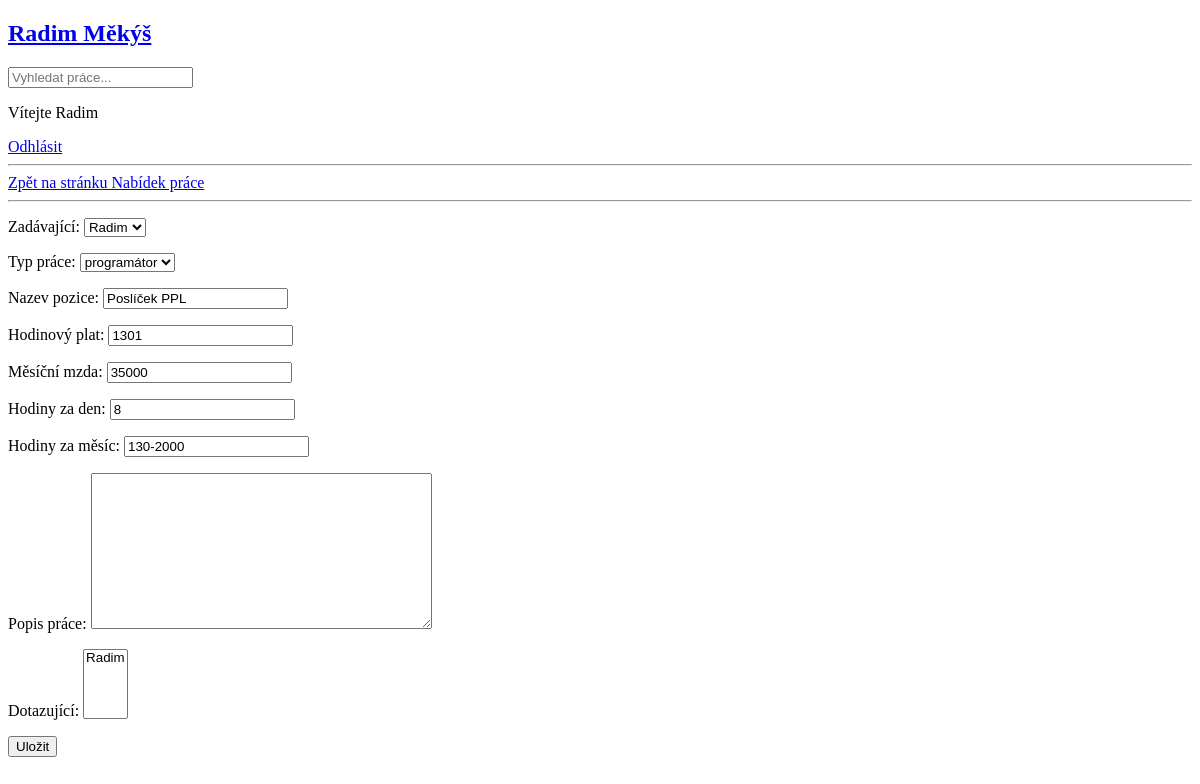
The page /update-room/2/ (signed in) on the database as committed earlier.
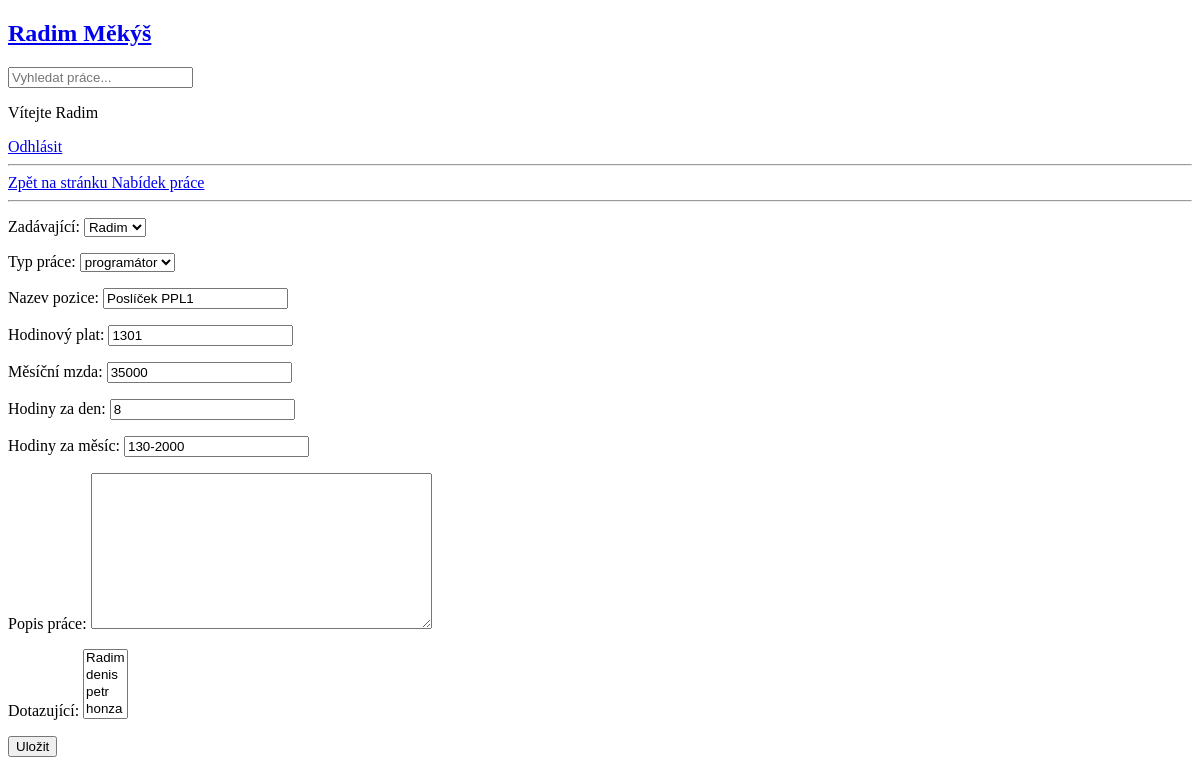
The same page on the database as committed later.
### base/models.py (models this page shows, shortened)
class Room(models.Model):
    Zadávající = models.ForeignKey(User, on_delete=models.SET_NULL, null=True)
    typ_práce = models.ForeignKey(typprace, on_delete=models.SET_NULL, null=True)
    Nazev_pozice = models.CharField(max_length=20)
    Hodinový_plat = models.CharField(max_length=10, blank=True)
    Měsíční_mzda = models.CharField(max_length=10, blank=True)
    Hodiny_za_den = models.CharField(max_length=10, blank=True)
    Hodiny_za_měsíc = models.CharField(max_length=10, blank=True)
    popis_práce = models.TextField(null=True, blank=True)
    dotazující = models.ManyToManyField(User, related_name='dotazující', blank=True)
    updated = models.DateTimeField(auto_now=True)
    created = models.DateTimeField(auto_now_add=True)
    class Meta:
        ordering = ['-updated', '-created']

### base/views.py (the view)
# urls.py: path('update-room/<str:pk>/', views.Upraveninabidky, name="Upraveninabidky"),
@login_required(login_url='login')
def Upraveninabidky(request, pk):
    room = Room.objects.get(id=pk)
    form = RoomForm(instance=room)
    if request.user != room.Zadávající:
        return HttpResponse('Nemáte oprávnění upravovat cizí nabídky práce!!')
    if request.method == 'POST':
        form = RoomForm(request.POST, instance=room)
        if form.is_valid:
            form.save()
            return redirect('/Nabidky/0')
    context = {'form': form}
    return render(request, 'uprava_nabidky.html', context)

### base/forms.py
class RoomForm(ModelForm):
    class Meta:
        model = Room
        fields = '__all__'

### base/models.py (called while the page is built)
    def __str__(self):
        return str(self.name)

### templates/uprava_nabidky.html (shortened to what this page needs)
{% extends 'main.html' %}
{% block content %}
{% include 'navigacedonabidek.html' %}
<div>
    <form method="POST" action="" >
        {{form.as_p}}
        <input type="submit" value="Uložit" />
    </form>
</div>
{% endblock content %}

Rows that differ between the two databases and show on the page:
changed Room "Radim": Nazev_pozice "Poslíček PPL" → "Poslíček PPL1"
Other text that changed with them:
form field dotazující: "Radim" → "Radim / denis / petr / honza"
